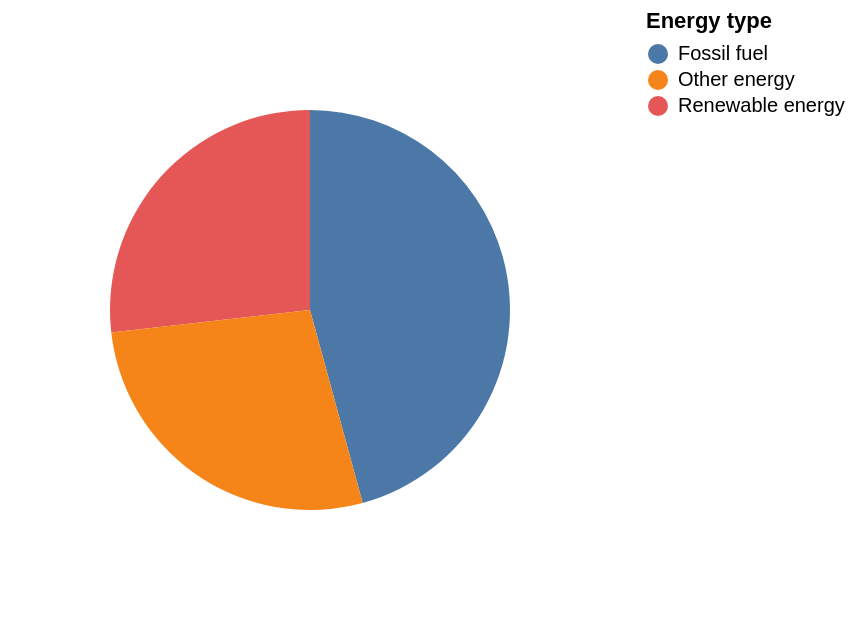

Here is the notebook cell this chart was saved with:
### Markdown cell above
So far so good, but we have focussed on the data that makes up the inner pie chart, next we need to think about the outer donut part of the visualisation. The data for that part is an aggregation (summarising if you prefer) of the data using the categories given in the column `'Energy type'`. 

Altair has various functions we can use called 'transforms' which allow you to plot summarised versions of your data in various ways (see https://altair-viz.github.io/user_guide/transform/index.html). Usefully for our purposes there is one called `transform_aggregate()` that allows us to do precisely the thing we want to do and aggregate our different generation methods by adding them together depending on which `'Energy type'` they are.

Here's how we go about that for a pie chart. 

- We make our pie chart using a new field which we can make up a new name for `'Overall Percentage'`. 
- We then use our new aggregate function and need to define that new field as `sum(Percentage)` to sum up all the values in the `Percentage` field but aggregated by `'Energy type'` as noted by the `groupby=['Energy type']`.

Here's that working together:

### Code cell
# Create an arc (pie) chart using the energy DataFrame with a specified radius.
alt.Chart(energy).mark_arc(radius=100).encode(
    # Encode the 'Overall Percentage' field as the theta (angle) of the arc, specifying it as quantitative data.
    theta=alt.Theta('Overall_Percentage:Q'),
    # Encode the 'Energy' field as the color of the arc, specifying it as nominal data to differentiate categories.
    color=alt.Color('Energy type:N')
).transform_aggregate(
    # created by summing up the values in the Percentage field.
    Overall_Percentage='sum(Percentage)',
    # groups the data by Energy type and then calculates the sum of Percentage values within each group
    groupby=['Energy type']
)

### Figure 1 — Vega-Lite specification as saved in the notebook (floating-point values rounded to 4 significant figures)
{"config": {"view": {"continuousWidth": 300, "continuousHeight": 300}}, "data": {"name": "data-db7b795b706e1e22da38045e1a1899b9"}, "mark": {"type": "arc", "radius": 100}, "encoding": {"color": {"field": "Energy type", "type": "nominal"}, "theta": {"field": "Overall_Percentage", "type": "quantitative"}}, "transform": [{"aggregate": [{"op": "sum", "field": "Percentage", "as": "Overall_Percentage"}], "groupby": ["Energy type"]}], "$schema": "https://vega.github.io/schema/vega-lite/v5.8.0.json", "datasets": {"data-db7b795b706e1e22da38045e1a1899b9": [{"Fuel": "Coal", "Generated value": 0.49, "Percentage": 1.6, "Energy type": "Fossil fuel"}, {"Fuel": "Gas (combined cycle)", "Generated value": 12.06, "Percentage": 39.9, "Energy type": "Fossil fuel"}, {"Fuel": "Solar voltaic", "Generated value": 1.22, "Percentage": 4.0, "Energy type": "Renewable energy"}, {"Fuel": "Wind", "Generated value": 5.79, "Percentage": 19.1, "Energy type": "Renewable energy"}, {"Fuel": "Hydroelectric", "Generated value": 0.38, "Percentage": 1.2, "Energy type": "Renewable energy"}, {"Fuel": "Pumped storage", "Generated value": 0.21, "Percentage": 0.7, "Energy type": "Other energy"}, {"Fuel": "Nuclear", "Generated value": 4.94, "Percentage": 16.3, "Energy type": "Other energy"}, {"Fuel": "Biomass", "Generated value": 2.18, "Percentage": 7.2, "Energy type": "Other energy"}, {"Fuel": "Other", "Generated value": 0.21, "Percentage": 0.7, "Energy type": "Other energy"}]}}
